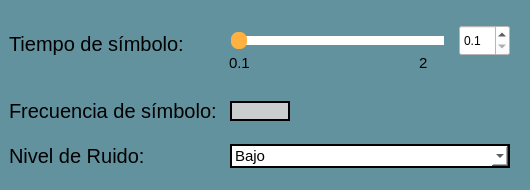
               <widget class="QFrame" name="frame_9">
                <property name="minimumSize">
                 <size>
                  <width>530</width>
                  <height>190</height>
                 </size>
                </property>
                <property name="maximumSize">
                 <size>
                  <width>520</width>
                  <height>16777215</height>
                 </size>
                </property>
                <property name="styleSheet">
                 <string notr="true">QFrame{
background-color: rgb(98, 146, 158);
border: none;
border-radius: 15px;
}

QLabel{
font-size: 20px
}</string>
                </property>
                <property name="frameShape">
                 <enum>QFrame::StyledPanel</enum>
                </property>
                <property name="frameShadow">
                 <enum>QFrame::Raised</enum>
                </property>
                <layout class="QGridLayout" name="gridLayout_107">
                 <property name="leftMargin">
                  <number>0</number>
                 </property>
                 <property name="topMargin">
                  <number>0</number>
                 </property>
                 <item row="2" column="0">
                  <widget class="QFrame" name="frame_90">
                   <property name="maximumSize">
                    <size>
                     <width>550</width>
                     <height>35</height>
                    </size>
                   </property>
                   <property name="styleSheet">
                    <string notr="true">QFrame{
border: none;
background-color: transparent;
}</string>
                   </property>
                   <property name="frameShape">
                    <enum>QFrame::StyledPanel</enum>
                   </property>
                   <property name="frameShadow">
                    <enum>QFrame::Raised</enum>
                   </property>
                   <layout class="QGridLayout" name="gridLayout_106">
                    <property name="topMargin">
                     <number>0</number>
                    </property>
                    <property name="bottomMargin">
                     <number>0</number>
                    </property>
                    <item row="0" column="0">
                     <widget class="QLabel" name="label_16">
                      <property name="minimumSize">
                       <size>
                        <width>215</width>
                        <height>0</height>
                       </size>
                      </property>
                      <property name="maximumSize">
                       <size>
                        <width>215</width>
                        <height>16777215</height>
                       </size>
                      </property>
                      <property name="text">
                       <string>Nivel de Ruido:</string>
                      </property>
                     </widget>
                    </item>
                    <item row="0" column="1">
                     <widget class="QComboBox" name="cbNivelRuido">
                      <property name="styleSheet">
                       <string notr="true">QComboBox{
	background-color: rgb(204, 204, 255);
	background: white;
	color: black;
	border: 2px solid black;
	font-size: 15px;
	qproperty-alignment: AlignCenter;
}


</string>
                      </property>
                      <item>
                       <property name="text">
                        <string>Bajo</string>
                       </property>
                      </item>
                      <item>
                       <property name="text">
                        <string>Medio</string>
                       </property>
                      </item>
                      <item>
                       <property name="text">
                        <string>Alto</string>
                       </property>
                      </item>
                     </widget>
                    </item>
                   </layout>
                  </widget>
                 </item>
                 <item row="0" column="0">
                  <widget class="QFrame" name="frame_87">
                   <property name="minimumSize">
                    <size>
                     <width>520</width>
                     <height>80</height>
                    </size>
                   </property>
                   <property name="maximumSize">
                    <size>
                     <width>520</width>
                     <height>80</height>
                    </size>
                   </property>
                   <property name="styleSheet">
                    <string notr="true">QFrame{
border: none;
background-color: transparent;
}</string>
                   </property>
                   <property name="frameShape">
                    <enum>QFrame::StyledPanel</enum>
                   </property>
                   <property name="frameShadow">
                    <enum>QFrame::Raised</enum>
                   </property>
                   <layout class="QHBoxLayout" name="horizontalLayout">
                    <item>
                     <widget class="QLabel" name="label_68">
                      <property name="minimumSize">
                       <size>
                        <width>200</width>
                        <height>0</height>
                       </size>
                      </property>
                      <property name="maximumSize">
                       <size>
                        <width>215</width>
                        <height>16777215</height>
                       </size>
                      </property>
                      <property name="text">
                       <string>Tiempo de símbolo:</string>
                      </property>
                     </widget>
                    </item>
                    <item>
                     <widget class="QFrame" name="frame_88">
                      <property name="minimumSize">
                       <size>
                        <width>292</width>
                        <height>58</height>
                       </size>
                      </property>
                      <property name="maximumSize">
                       <size>
                        <width>292</width>
                        <height>58</height>
                       </size>
                      </property>
                      <property name="styleSheet">
                       <string notr="true">QFrame{
border: none;
background-color: transparent;
}</string>
                      </property>
                      <property name="frameShape">
                       <enum>QFrame::StyledPanel</enum>
                      </property>
                      <property name="frameShadow">
                       <enum>QFrame::Raised</enum>
                      </property>
                      <widget class="QSlider" name="hsTsimb">
                       <property name="geometry">
                        <rect>
                         <x>10</x>
                         <y>10</y>
                         <width>221</width>
                         <height>31</height>
                        </rect>
                       </property>
                       <property name="styleSheet">
                        <string notr="true">QSlider 
{
    background-color: transparent;
    padding: 2px;

}

QSlider::groove:horizontal 
{
	subcontrol-origin: content;
	background-color: transparent;
	height: 17px;

}

QSlider::handle:horizontal 
{
    background-color: rgb(255, 177, 64);
    width: 16px;
    border-radius: 7px;

}

QSlider::sub-page:horizontal 
{
    background-color: white;
    margin: 4px;
    border-radius: 5px;

}

QSlider::add-page:horizontal 
{
    background-color: white;
    margin: 4px;
    border-radius: 5px;

}




</string>
                       </property>
                       <property name="minimum">
                        <number>1</number>
                       </property>
                       <property name="maximum">
                        <number>20</number>
                       </property>
                       <property name="orientation">
                        <enum>Qt::Horizontal</enum>
                       </property>
                      </widget>
                      <widget class="QLabel" name="label_89">
                       <property name="geometry">
                        <rect>
                         <x>10</x>
                         <y>40</y>
                         <width>21</width>
                         <height>16</height>
                        </rect>
                       </property>
                       <property name="styleSheet">
                        <string notr="true">QLabel{
font-size: 15px;
qproperty-alignment: AlignCenter;
}</string>
                       </property>
                       <property name="text">
                        <string>0.1</string>
                       </property>
                      </widget>
                      <widget class="QLabel" name="label_90">
                       <property name="geometry">
                        <rect>
                         <x>200</x>
                         <y>40</y>
                         <width>21</width>
                         <height>16</height>
                        </rect>
                       </property>
                       <property name="styleSheet">
                        <string notr="true">QLabel{
font-size: 15px;
qproperty-alignment: AlignRight;
}</string>
                       </property>
                       <property name="text">
                        <string>2</string>
                       </property>
                      </widget>
                      <widget class="QDoubleSpinBox" name="sbTsimb">
                       <property name="geometry">
                        <rect>
                         <x>240</x>
                         <y>10</y>
                         <width>51</width>
                         <height>31</height>
                        </rect>
                       </property>
                       <property name="minimumSize">
                        <size>
                         <width>51</width>
                         <height>31</height>
                        </size>
                       </property>
                       <property name="maximumSize">
                        <size>
                         <width>51</width>
                         <height>31</height>
                        </size>
                       </property>
                       <property name="styleSheet">
                        <string notr="true">QDoubleSpinBox{
background-color: white;
qproperty-alignment: AlignCenter;
}</string>
                       </property>
                       <property name="decimals">
                        <number>1</number>
                       </property>
                       <property name="minimum">
                        <double>0.100000000000000</double>
                       </property>
                       <property name="maximum">
                        <double>2.000000000000000</double>
                       </property>
                       <property name="singleStep">
                        <double>0.100000000000000</double>
                       </property>
                      </widget>
                     </widget>
                    </item>
                   </layout>
                  </widget>
                 </item>
                 <item row="1" column="0">
                  <widget class="QFrame" name="frame_89">
                   <property name="maximumSize">
                    <size>
                     <width>550</width>
                     <height>35</height>
                    </size>
                   </property>
                   <property name="styleSheet">
                    <string notr="true">QFrame{
border: none;
background-color: transparent;
}</string>
                   </property>
                   <property name="frameShape">
                    <enum>QFrame::StyledPanel</enum>
                   </property>
                   <property name="frameShadow">
                    <enum>QFrame::Raised</enum>
                   </property>
                   <layout class="QGridLayout" name="gridLayout_105">
                    <property name="topMargin">
                     <number>0</number>
                    </property>
                    <property name="bottomMargin">
                     <number>0</number>
                    </property>
                    <item row="0" column="1">
                     <widget class="QLineEdit" name="leFsimb">
                      <property name="enabled">
                       <bool>true</bool>
                      </property>
                      <property name="minimumSize">
                       <size>
                        <width>60</width>
                        <height>20</height>
                       </size>
                      </property>
                      <property name="maximumSize">
                       <size>
                        <width>60</width>
                        <height>20</height>
                       </size>
                      </property>
                      <property name="styleSheet">
                       <string notr="true">QLineEdit{
background-color: rgb(204, 205, 206);
border: 2px solid black;
font-color: black;
qproperty-alignment: AlignCenter;
}</string>
                      </property>
                      <property name="text">
                       <string/>
                      </property>
                     </widget>
                    </item>
                    <item row="0" column="0">
                     <widget class="QLabel" name="label_15">
                      <property name="minimumSize">
                       <size>
                        <width>215</width>
                        <height>20</height>
                       </size>
                      </property>
                      <property name="maximumSize">
                       <size>
                        <width>215</width>
                        <height>16777215</height>
                       </size>
                      </property>
                      <property name="text">
                       <string>Frecuencia de símbolo:</string>
                      </property>
                     </widget>
                    </item>
                    <item row="0" column="2">
                     <spacer name="horizontalSpacer_19">
                      <property name="orientation">
                       <enum>Qt::Horizontal</enum>
                      </property>
                      <property name="sizeHint" stdset="0">
                       <size>
                        <width>40</width>
                        <height>20</height>
                       </size>
                      </property>
                     </spacer>
                    </item>
                   </layout>
                  </widget>
                 </item>
                </layout>
               </widget>
